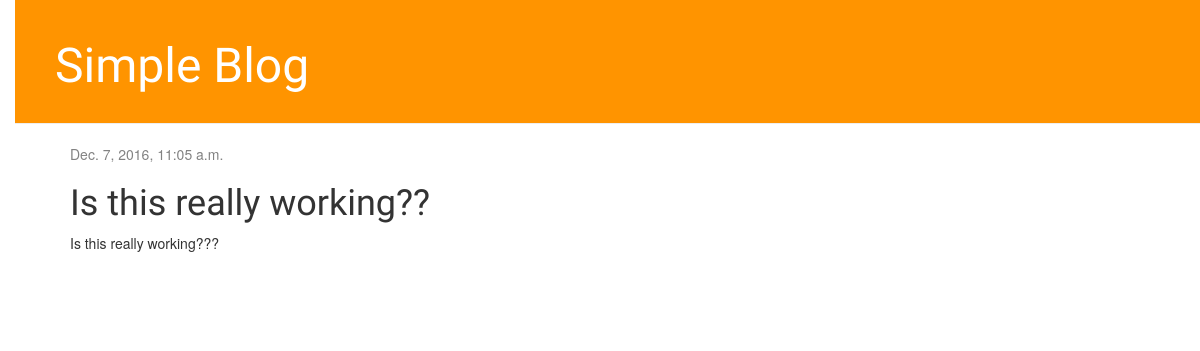
Before: /post/2/ with the older database file.
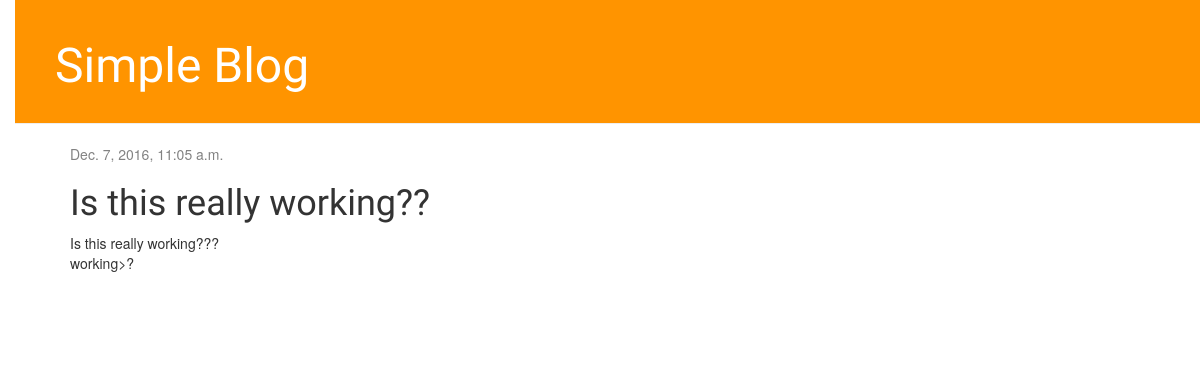
After: the same page with the newer database file.
### blog/models.py (models this page shows, shortened)
class Post(models.Model):
	author = models.ForeignKey('auth.User')
	title = models.CharField(max_length=200)
	text = models.TextField()
	created_date = models.DateTimeField(
		default=timezone.now)
	published_date = models.DateTimeField(
		blank=True, null=True)

### blog/views.py (the view)
# urls.py: url(r'^post/(?P<pk>\d+)/$', views.post_detail, name='post_detail'),
def post_detail(request, pk):
	post = get_object_or_404(Post, pk=pk)
	return render(request, 'blog/post_detail.html', {'post': post})

### blog/templates/blog/post_detail.html (shortened to what this page needs)
{% extends 'blog/base.html' %}
{% block content %}
	<div class="post">
		{% if post.published_date %}
			<div class="date">
				{{ post.published_date }}
			</div>
		{% else %}
			<a class="btn btn-default" href="{% url 'post_publish' pk=post.pk %}">Publish</a>
		{% endif %}
		<h1>{{ post.title }}</h1>
		<p>{{ post.text|linebreaksbr }}</p>
	</div>
{% endblock %}

Changed rows visible on the page:
changed Post "Is this really working??": text "Is this really working???" → "Is this really working??? working>?"
